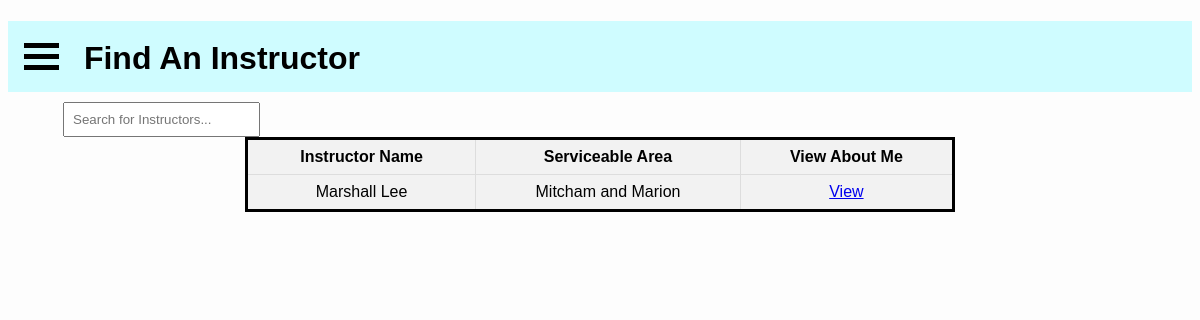
Screenshot of /learners/find-instructor.php (signed in) with the database file from the repository.
### tables this page shows
CREATE TABLE InstructorInfo (
    instructorID INT PRIMARY KEY,
    serviceableArea varchar(40),
    aboutMe varchar(512)
);

CREATE TABLE Users (
    id int NOT NULL AUTO_INCREMENT PRIMARY KEY,
    email varchar(100) UNIQUE,
    password varchar(100),
    phoneNumber varchar(10),
    firstName varchar(100),
    lastName varchar(100),
    dob date,
    learner boolean DEFAULT 0,
    instructor boolean DEFAULT 0,
    supervisor boolean DEFAULT 0,
    government boolean DEFAULT 0,
    licenceNo varchar(6),
    hasTempPassword boolean DEFAULT 0
) AUTO_INCREMENT = 1;

### learners/find-instructor.php (the view, shortened to what this page needs)
<?php
require_once "../inc/db-session-include.php";
?>
<!DOCTYPE html>
<html lang="en">
<head>
    <link rel="stylesheet" href="../style/menu-style.css" />
    <link rel="stylesheet" href="../style/home-page.css" />
</head>
<body>
    <?php require_once "learner-menu.php"; ?>
    <div <?php echo isset($entry) ? "style='display: none'" : "" ?>>
        <div class="search-container">
            <input type="text" id="searchInput" onkeyup="filterTable()" placeholder="Search for Instructors...">
        </div>
        <table id="filterableTable">
            <tr>
                <th>Instructor Name</th>
                <th>Serviceable Area</th>
                <th>View About Me</th>
            </tr>
            <?php
            $sql = "SELECT * FROM InstructorInfo JOIN Users ON Users.id = InstructorInfo.instructorID;";
            if ($result = mysqli_query($conn, $sql)) {
                if (mysqli_num_rows($result) > 0) {
                    while ($row = mysqli_fetch_assoc($result)) {
                        $name = $row["firstName"] . " " . $row["lastName"];
                        $serviceableArea = $row["serviceableArea"];
                        echo "<tr>";
                        echo "<td>$name</td>";
                        echo "<td>$serviceableArea</td>";
                        echo "<td><a href='view-instructor.php?viewing={$row["id"]}'>View</a></td>";
                        echo "</tr>";
                    }
                }
            }
            ?>
        </table>
    </div>
</body>
</html>

### style/menu-style.css (style rules this page uses)
html { background-color: #fdfdfd; }
body { font-family: Helvetica, Arial, sans-serif; }

### style/home-page.css (style rules this page uses)
body { flex-direction: column; height: 100vh; }
table { border: 3px solid #000000; border-collapse: collapse; width: 100%; }
input#searchInput { padding: 8px; margin-left: 55px; }
td, th { border: 1px solid #dddddd; text-align: left; padding: 8px; }
tr:nth-child(even) { background-color: #f2f2f2; }
th { background-color: #dddddd; }
table { width: 60%; margin: 0 auto; border-collapse: collapse; }
th, td { padding: 8px; border: 1px solid #ddd; text-align: center; }
th { background-color: #f2f2f2; }

### rows the page displays
instructorinfo: users.firstName+lastName "Marshall Lee", serviceableArea "Mitcham and Marion"
